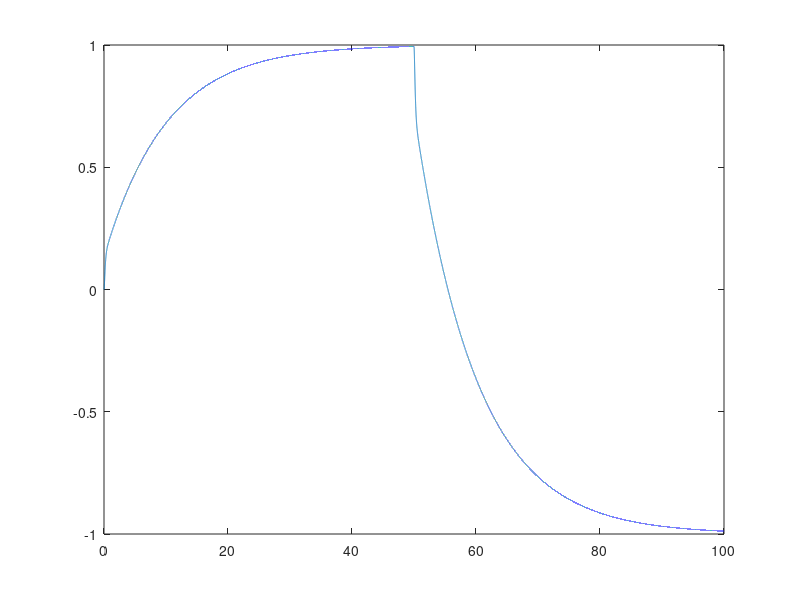

Write MATLAB code to recreate this figure.

1;

A = [2, -3;
    4, -5];

B = [2; 3];

Cz = [0, 1];

Ae = [A, zeros(2,1);
      Cz, zeros(1,1)];

Be = [B; zeros(1,1)];

poles = [-0.1, -10, -10];

C_mat = zeros(3,3);

A_mult = eye(3);

for i = 1:3
  C_mat(:, i) = A_mult*Be;
  A_mult = A_mult*Ae;
end


det(C_mat)

F = place(Ae, Be, poles);

F_p = F(1, 1:2)
F_i = F(1,3)

sim_length = 100000;
dt = 0.001;

z = 0;

ref = 1;

x = zeros(2, sim_length);

dz_prev = 0;

for i = 2:sim_length

  % Control update
  dz = Cz*x(:, i-1) - ref;
  z = z + dt/2 * (dz + dz_prev);
  u = -F_p*x(:, i-1) - F_i*z;
  dz_prev = dz;

  % Update states using full augmented system
  dx = A*x(:, i-1) + B*u;
  % Integrate using Euler's method
  x(:, i) = x(:, i-1) + dt * dx;

  if i > sim_length/2
    ref = -1;
  endif
end

plot((1:sim_length)*dt, x(2,:))
